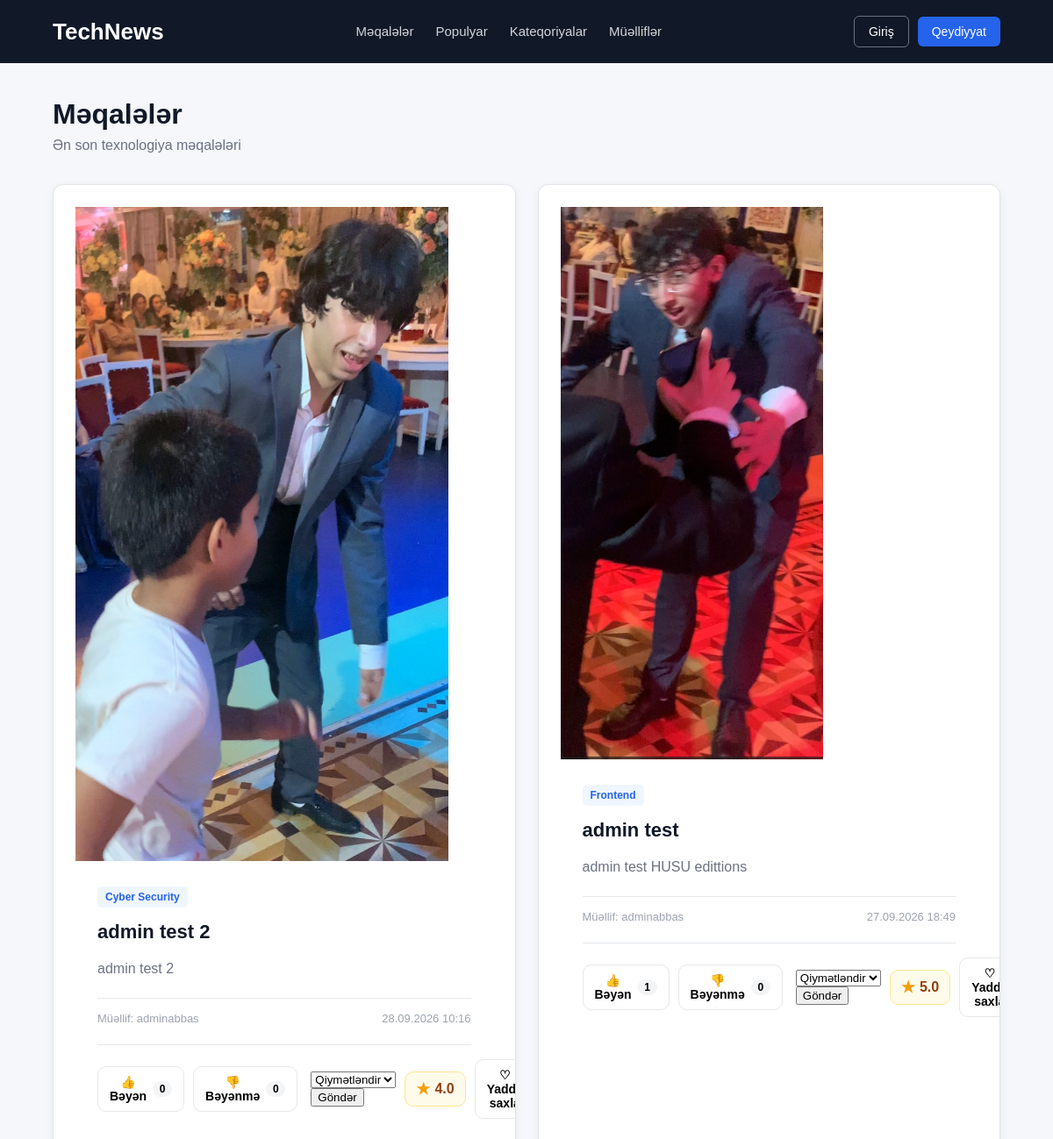
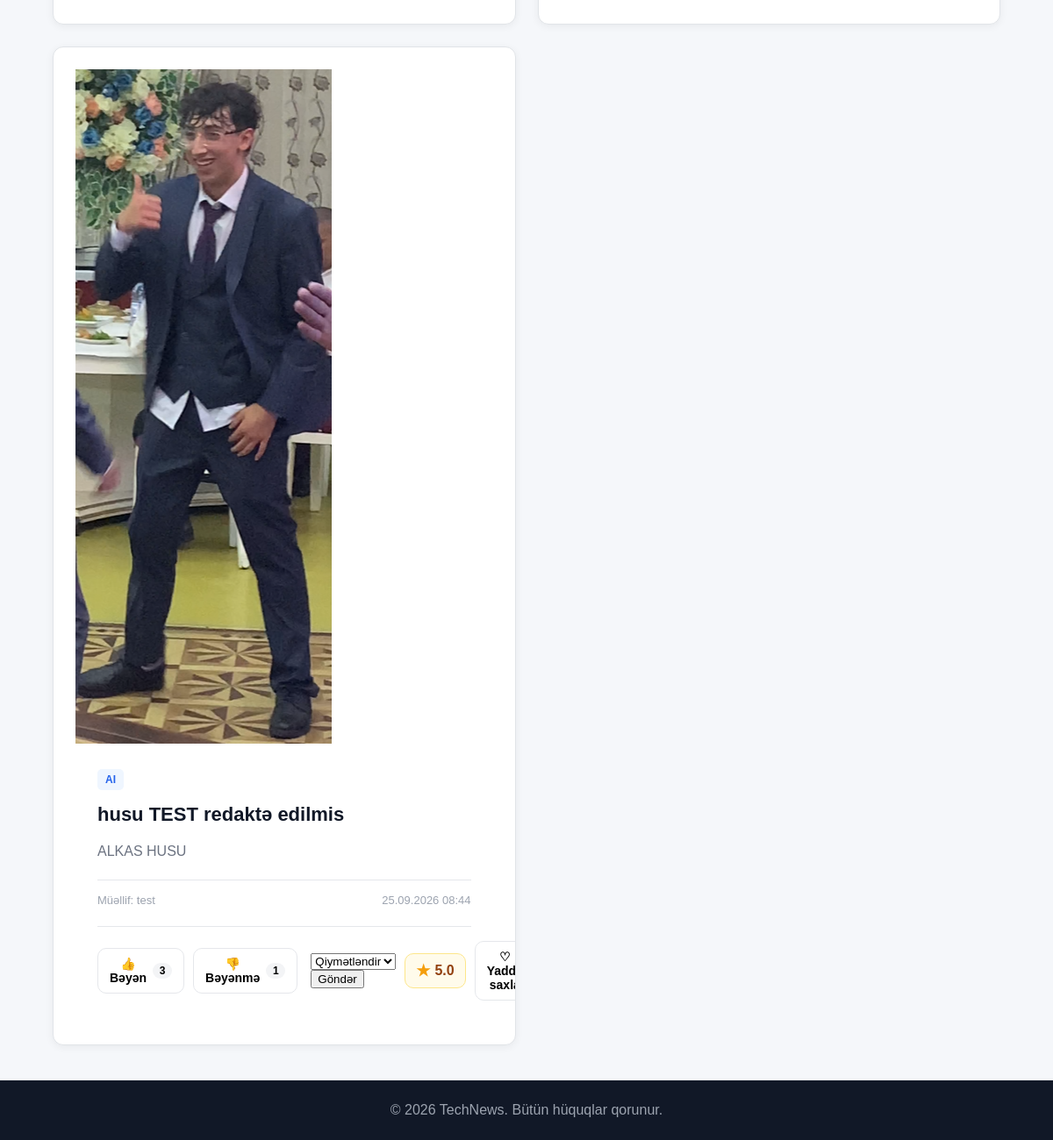
The page / on the database its author committed (2 pictures, top to bottom).
### articles/models.py (models this page shows, shortened)
class Article(models.Model):
    STATUS_CHOICES = [
        ('pending', 'Gözləyir'),
        ('published', 'Yayımlandı'),
        ('rejected', 'Rədd edildi'),
    ]
    title = models.CharField(max_length=255)
    image = models.ImageField(
    upload_to='articles/',
    blank=True,
    null=True
)
    content = models.TextField()
    category = models.ForeignKey(
        Category,
        on_delete=models.CASCADE,
        related_name='articles'
    )
    author = models.ForeignKey(
        User,
        on_delete=models.CASCADE,
        related_name='articles'
    )
    created_at = models.DateTimeField(
        auto_now_add=True
    )
    status = models.CharField(
        max_length=20,
        choices=STATUS_CHOICES,
        default='pending'
    )

class Category(models.Model):
    name = models.CharField(max_length=100, unique=True)

### articles/views.py (the view, shortened to what this page needs)
# urls.py: path('', views.article_list, name='article_list'),
def article_list(request):
    articles = Article.objects.filter(
        status='published'
    ).annotate(
        like_count=Count(
            'reactions',
            filter=Q(reactions__reaction='like'),
            distinct=True
        ),
        dislike_count=Count(
            'reactions',
            filter=Q(reactions__reaction='dislike'),
            distinct=True
        ),
        average_rating=Avg(
            'ratings__value'
        )
    ).order_by('-created_at')
    favorite_article_ids = []
    role = get_user_role(request.user)
    return render(
        request,
        'articles/article_list.html',
        {
            'articles': articles,
            'role': role,
            'favorite_article_ids': favorite_article_ids
        }
    )

### articles/views.py (called while the page is built)
def is_admin(user):
    return (
        user.is_authenticated
        and hasattr(user, 'profile')
        and user.profile.role == 'admin'
    )

def get_user_role(user):
    if user.is_superuser:
        return 'super_admin'
    elif is_admin(user):
        return 'admin'
    elif user.is_authenticated:
        return 'user'
    else:
        return 'guest'

### templates/articles/article_list.html (shortened to what this page needs)
{% extends 'base.html' %}
{% block content %}
<div class="page-header">
    <h1>Məqalələr</h1>
    <p>Ən son texnologiya məqalələri</p>
</div>
<div class="articles-grid">
    {% for article in articles %}
        <article class="article-card">
            {% if article.image %}
                <div class="article-image">
                    <img src="{{ article.image.url }}" alt="{{ article.title }}">
                </div>
            {% endif %}
            <div class="article-card-content">
                <span class="article-category">
                    {{ article.category.name }}
                </span>
                <h2>
                    {{ article.title }}
                </h2>
                <p>
                    {{ article.content|truncatewords:30 }}
                </p>
                <div class="article-info">
                    <span>
                        Müəllif: {{ article.author.username }}
                    </span>
                    <span>
                        {{ article.created_at|date:"d.m.Y H:i" }}
                    </span>
                </div>
                <div class="article-actions">
                    <div class="reaction-group">
                        <form method="post"
                              action="{% url 'article_like' article.id %}">
                            <button type="submit"
                                    class="reaction-btn like-btn">
                                👍 Bəyən
                                <span class="reaction-count">
                                    {{ article.like_count }}
                                </span>
                            </button>
                        </form>
                        <form method="post"
                              action="{% url 'article_dislike' article.id %}">
                            <button type="submit"
                                    class="reaction-btn dislike-btn">
                                👎 Bəyənmə
                                <span class="reaction-count">
                                    {{ article.dislike_count }}
                                </span>
                            </button>
                        </form>
                    </div>
                    <div class="article-extra">
                        <form method="post"
                              action="{% url 'article_rating' article.id %}">
                            <select name="rating"
                                    class="rating-select">
                                <option value="">
                                    Qiymətləndir
                                </option>
                            </select>
                            <button type="submit"
                                    class="rating-button">
                                Göndər
                            </button>
                        </form>
                        <div class="rating-box">
                            <span class="rating-star">
                                ★
                            </span>
                            <span class="rating-value">
                                {% if article.average_rating %}
                                    {{ article.average_rating|floatformat:1 }}
                                {% else %}
                                    0.0
                                {% endif %}
                            </span>
                        </div>
                        <form method="post"
                              action="{% url 'article_favorite' article.id %}">
                            {% if article.id in favorite_article_ids %}
                                <button type="submit"
                                        class="favorite-btn favorite-active">
                                    ♥ Yadda saxlanılıb
                                </button>
                            {% else %}
                                <button type="submit"
                                        class="favorite-btn">
                                    ♡ Yadda saxla
                                </button>
                            {% endif %}
                        </form>
                    </div>
                </div>
            </div>
        </article>
    {% endfor %}
</div>
{% endblock %}

### static/css/style.css (style rules this page uses)
* { box-sizing: border-box; }
body { margin: 0; font-family: Arial, sans-serif; background-color: #f5f7fa; color: #222; }
.page-header { margin-bottom: 30px; }
.page-header h1 { margin-bottom: 8px; font-size: 32px; }
.page-header p { color: #6b7280; margin: 0; }
.articles-grid { display: grid; grid-template-columns: repeat(2, 1fr); gap: 25px; }
.article-card { background-color: white; border-radius: 10px; padding: 25px; box-shadow: 0 2px 10px rgba(0, 0, 0, 0.06); }
.article-category { color: #2563eb; font-size: 14px; font-weight: bold; }
.article-card h2 { margin: 12px 0; font-size: 22px; }
.article-card p { color: #6b7280; line-height: 1.6; }
.article-info { display: flex; justify-content: space-between; margin-top: 20px; padding-top: 15px; border-top: 1px solid #eee; color: #6b7280; font-size: 13px; }
.page-header { margin-bottom: 35px; }
.page-header h1 { margin: 0 0 8px; font-size: 32px; color: #111827; }
.page-header p { margin: 0; color: #6b7280; }
.article-card { background: #ffffff; border: 1px solid #e1e4e8; border-radius: 12px; overflow: hidden; transition: 0.2s; }
.article-card-content { padding: 25px; }
.article-category { display: inline-block; color: #2563eb; background: #eff6ff; padding: 5px 9px; border-radius: 5px; font-size: 12px; font-weight: 700; }
.article-card h2 { margin: 15px 0 10px; font-size: 22px; color: #111827; }
.article-info { display: flex; justify-content: space-between; margin-top: 20px; padding-top: 15px; border-top: 1px solid #e5e7eb; color: #9ca3af; font-size: 13px; }
.article-actions { margin-top: 22px; padding-top: 16px; border-top: 1px solid #e5e7eb; display: flex; justify-content: space-between; align-items: center; gap: 15px; }
.reaction-group, .article-extra { display: flex; align-items: center; gap: 10px; }
.reaction-btn { border: 1px solid #e5e7eb; background: #ffffff; border-radius: 10px; padding: 9px 13px; display: flex; align-items: center; gap: 7px; font-size: 14px; font-weight: 600; cursor: pointer; transition: 0.2s; }
.reaction-count { min-width: 22px; padding: 2px 6px; background: #f3f4f6; border-radius: 20px; font-size: 12px; text-align: center; }
.rating-box { display: flex; align-items: center; gap: 5px; padding: 8px 12px; background: #fffbeb; border: 1px solid #fde68a; border-radius: 10px; font-weight: 700; }
.rating-star { color: #f59e0b; font-size: 18px; }
.rating-value { color: #92400e; }
.favorite-btn { border: 1px solid #e5e7eb; background: #ffffff; border-radius: 10px; padding: 9px 13px; display: flex; align-items: center; gap: 7px; font-size: 14px; font-weight: 600; cursor: pointer; transition: 0.2s; }

### rows shown on the page
Article: image (picture), category.name "Cyber Security", title "admin test 2", content "admin test 2", author.username "adminabbas", created_at "28.09.2026 10:16", like_count "0", dislike_count "0", average_rating "4.0"
Article: image (picture), category.name "Frontend", title "admin test", content "admin test HUSU edittions", author.username "adminabbas", created_at "27.09.2026 18:49", like_count "1", dislike_count "0", average_rating "5.0"
Article: image (picture), category.name "AI", title "husu TEST redaktə edilmis", content "ALKAS HUSU", author.username "test", created_at "25.09.2026 08:44", like_count "3", dislike_count "1", average_rating "5.0"
